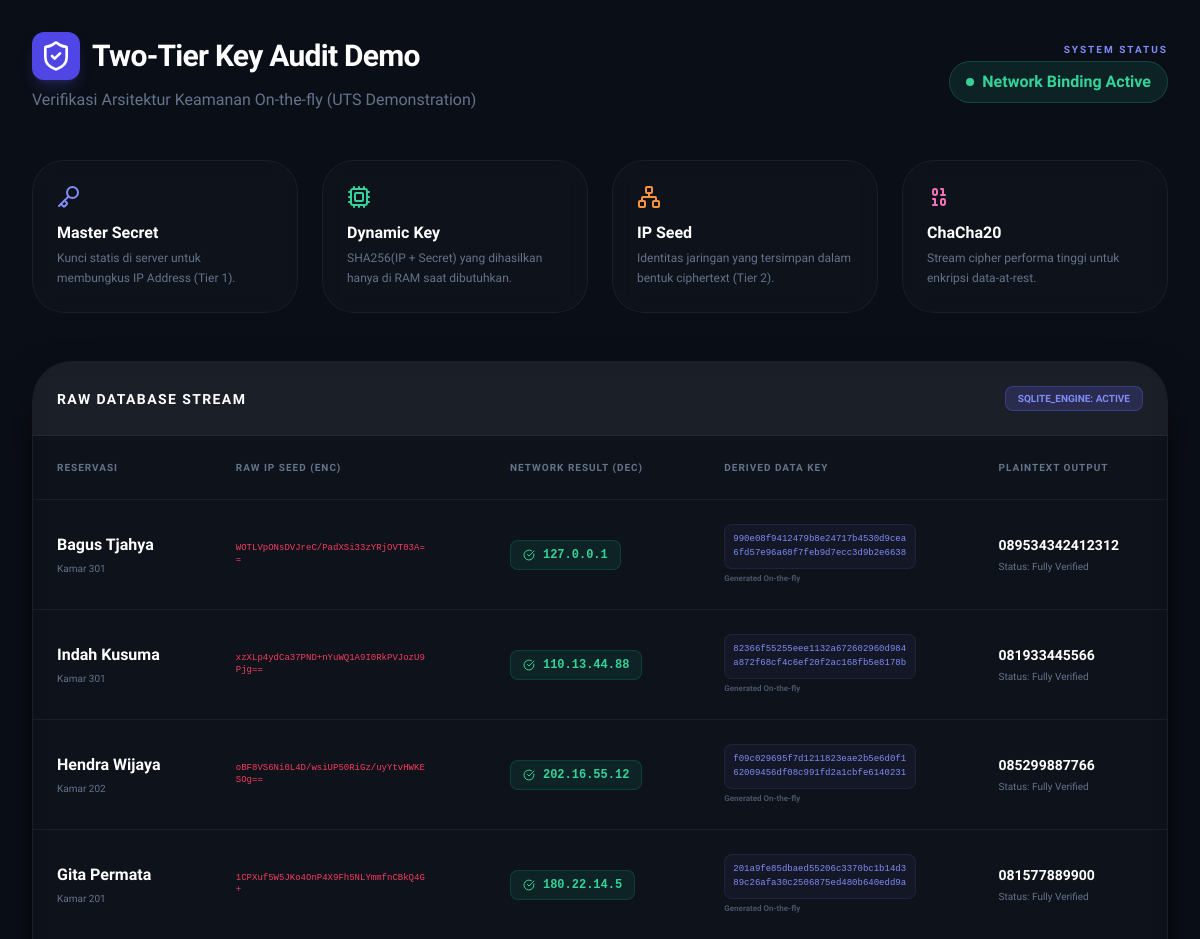
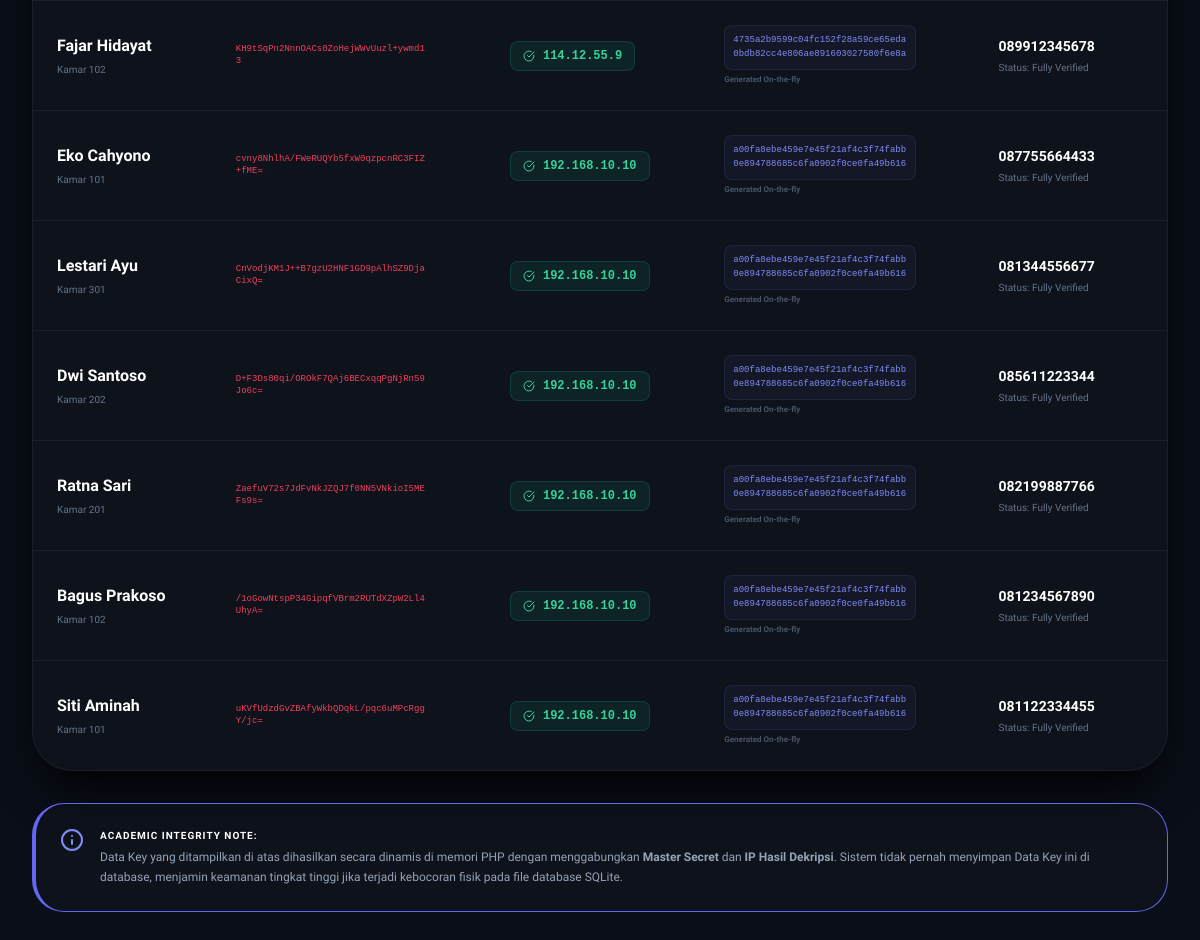
The page /audit_demo.php on the database its author committed (2 pictures, top to bottom).
### tables this page shows
CREATE TABLE reservations (
        id INTEGER PRIMARY KEY AUTOINCREMENT,
        customer_name TEXT,
        phone TEXT,
        email TEXT,
        address TEXT,
        check_in DATE,
        check_out DATE,
        notes TEXT, -- ATURAN 2: Sekarang Plaintext
        room_id INTEGER,
        status TEXT DEFAULT 'pending',
        encrypted_ip_seed TEXT, amount INTEGER DEFAULT 0, -- ATURAN 1 & 2: IP Terbungkus Master Key
        FOREIGN KEY(room_id) REFERENCES rooms(id)
    );

CREATE TABLE rooms (
        id INTEGER PRIMARY KEY AUTOINCREMENT,
        room_number TEXT UNIQUE,
        type TEXT,
        price INTEGER,
        status TEXT DEFAULT 'available'
    );

### helpers/security_helper.php (called while the page is built, shortened)
<?php
class SecurityHelper {
    private static function getMasterKey() {
        return hash('sha256', MASTER_SECRET, true);
    }
    public static function getDataKey($ip_address) {
        return hash('sha256', $ip_address . MASTER_SECRET, true);
    }
    public static function decryptData($ciphertext, $ip_address) {
        $key = self::getDataKey($ip_address);
        return self::coreDecrypt($ciphertext, $key);
    }
    public static function decryptIP($encrypted_ip) {
        $key = self::getMasterKey();
        return self::coreDecrypt($encrypted_ip, $key);
    }
    private static function coreDecrypt($base64_data, $key) {
        $decoded = base64_decode($base64_data);
        if (function_exists('sodium_crypto_stream_chacha20_xor')) {
            $nonce_len = 8;
            if (strlen($decoded) < $nonce_len) return "";
            $nonce = substr($decoded, 0, $nonce_len);
            $ciphertext = substr($decoded, $nonce_len);
            return (string)sodium_crypto_stream_chacha20_xor($ciphertext, $nonce, $key);
        } else {
            $nonce_len = 16;
            $nonce = substr($decoded, 0, $nonce_len);
            $ciphertext = substr($decoded, $nonce_len);
            return (string)openssl_decrypt($ciphertext, 'chacha20', $key, OPENSSL_RAW_DATA, $nonce);
        }
    }
}
?>

### audit_demo.php (the view, shortened to what this page needs)
<?php
require_once 'helpers/security_helper.php';
$db = new PDO("sqlite:" . DB_PATH);
$db->setAttribute(PDO::ATTR_ERRMODE, PDO::ERRMODE_EXCEPTION);
$query = "SELECT r.*, rm.room_number
          FROM reservations r
          JOIN rooms rm ON r.room_id = rm.id
          ORDER BY r.id DESC";
$data = $db->query($query)->fetchAll(PDO::FETCH_ASSOC);
?>
<!DOCTYPE html>
<html lang="en">
<head>
    <script src="https://cdn.tailwindcss.com"></script>
</head>
<body class="bg-[#0a0e17] text-slate-300 min-h-screen p-8">
    <div class="max-w-7xl mx-auto">
        <div class="flex justify-between items-center mb-12">
            <div>
                <h1 class="text-3xl font-black text-white tracking-tight flex items-center gap-3">
                    <span class="p-2 bg-indigo-600 rounded-xl shadow-lg shadow-indigo-500/20">
                        <i data-lucide="shield-check" class="w-8 h-8"></i>
                    </span>
                    Two-Tier Key Audit Demo
                </h1>
                <p class="text-slate-500 mt-2 font-medium">Verifikasi Arsitektur Keamanan On-the-fly (UTS Demonstration)</p>
            </div>
            <div class="text-right">
                <div class="text-[10px] font-bold text-indigo-400 uppercase tracking-[0.2em] mb-1">System Status</div>
                <div class="flex items-center gap-2 text-emerald-400 font-bold bg-emerald-400/10 px-4 py-2 rounded-full border border-emerald-400/20">
                    <span class="w-2 h-2 bg-emerald-400 rounded-full animate-pulse"></span>
                    Network Binding Active
                </div>
            </div>
        </div>
        <div class="grid grid-cols-1 md:grid-cols-4 gap-6 mb-12">
            <div class="glass p-6 rounded-[2rem]">
                <div class="text-indigo-400 mb-3"><i data-lucide="key" class="w-6 h-6"></i></div>
                <h3 class="text-white font-bold mb-1">Master Secret</h3>
                <p class="text-xs text-slate-500 leading-relaxed">Kunci statis di server untuk membungkus IP Address (Tier 1).</p>
            </div>
            <div class="glass p-6 rounded-[2rem]">
                <div class="text-emerald-400 mb-3"><i data-lucide="cpu" class="w-6 h-6"></i></div>
                <h3 class="text-white font-bold mb-1">Dynamic Key</h3>
                <p class="text-xs text-slate-500 leading-relaxed">SHA256(IP + Secret) yang dihasilkan hanya di RAM saat dibutuhkan.</p>
            </div>
            <div class="glass p-6 rounded-[2rem]">
                <div class="text-orange-400 mb-3"><i data-lucide="network" class="w-6 h-6"></i></div>
                <h3 class="text-white font-bold mb-1">IP Seed</h3>
                <p class="text-xs text-slate-500 leading-relaxed">Identitas jaringan yang tersimpan dalam bentuk ciphertext (Tier 2).</p>
            </div>
            <div class="glass p-6 rounded-[2rem]">
                <div class="text-pink-400 mb-3"><i data-lucide="binary" class="w-6 h-6"></i></div>
                <h3 class="text-white font-bold mb-1">ChaCha20</h3>
                <p class="text-xs text-slate-500 leading-relaxed">Stream cipher performa tinggi untuk enkripsi data-at-rest.</p>
            </div>
        </div>
        <div class="glass rounded-[2.5rem] overflow-hidden shadow-2xl shadow-black">
            <div class="p-6 bg-white/5 border-b border-white/5 flex items-center justify-between">
                <div class="text-sm font-bold text-white uppercase tracking-widest">Raw Database Stream</div>
                <div class="text-[10px] bg-indigo-500/20 text-indigo-400 px-3 py-1 rounded-lg border border-indigo-500/30 font-bold">SQLITE_ENGINE: ACTIVE</div>
            </div>
            <div class="overflow-x-auto">
                <table class="w-full text-left border-collapse">
                    <thead>
                        <tr class="text-[10px] font-black uppercase tracking-[0.1em] text-slate-500 border-b border-white/5">
                            <th class="p-6">Reservasi</th>
                            <th class="p-6">Raw IP Seed (Enc)</th>
                            <th class="p-6">Network Result (Dec)</th>
                            <th class="p-6">Derived Data Key</th>
                            <th class="p-6">Plaintext Output</th>
                        </tr>
                    </thead>
                    <tbody class="divide-y divide-white/5">
                        <?php foreach ($data as $row): ?>
                        <?php
                            $enc_ip = $row['encrypted_ip_seed'] ?? '';
                            $ip_asli = SecurityHelper::decryptIP($enc_ip);
                            $data_key = bin2hex(SecurityHelper::getDataKey($ip_asli));
                            $phone_dec = SecurityHelper::decryptData($row['phone'] ?? '', $ip_asli);
                        ?>
                        <tr class="group hover:bg-white/[0.02] transition-colors">
                            <td class="p-6">
                                <div class="text-white font-bold"><?= htmlspecialchars($row['customer_name'] ?? '') ?></div>
                                <div class="text-[10px] text-slate-500 mt-1">Kamar <?= $row['room_number'] ?></div>
                            </td>
                            <td class="p-6">
                                <div class="font-mono text-[9px] text-rose-500 break-all w-48 leading-tight">
                                    <?= $enc_ip ?>
                                </div>
                            </td>
                            <td class="p-6">
                                <div class="inline-flex items-center gap-2 bg-emerald-500/10 text-emerald-400 px-3 py-1.5 rounded-lg border border-emerald-500/20 font-mono text-xs font-bold">
                                    <i data-lucide="check-circle" class="w-3 h-3"></i>
                                    <?= $ip_asli ?: 'FAILED' ?>
                                </div>
                            </td>
                            <td class="p-6">
                                <div class="font-mono text-[9px] text-indigo-400 bg-indigo-400/5 p-2 rounded-lg border border-indigo-400/10 w-48 break-all">
                                    <?= $data_key ?>
                                </div>
                                <div class="text-[8px] text-slate-600 mt-1 font-bold">Generated On-the-fly</div>
                            </td>
                            <td class="p-6">
                                <div class="text-sm font-bold text-white">
                                    <?= htmlspecialchars($phone_dec) ?>
                                </div>
                                <div class="text-[10px] text-slate-500 mt-1">Status: Fully Verified</div>
                            </td>
                        </tr>
                        <?php endforeach; ?>
                    </tbody>
                </table>
            </div>
        </div>
        <div class="mt-8 p-6 glass rounded-[2rem] border-l-4 border-indigo-500 flex gap-4">
            <div class="text-indigo-400"><i data-lucide="info" class="w-6 h-6"></i></div>
            <div class="text-xs leading-relaxed text-slate-400">
                <strong class="text-white block mb-1 uppercase tracking-widest text-[10px]">Academic Integrity Note:</strong>
                Data Key yang ditampilkan di atas dihasilkan secara dinamis di memori PHP dengan menggabungkan <strong>Master Secret</strong> dan <strong>IP Hasil Dekripsi</strong>.
                Sistem tidak pernah menyimpan Data Key ini di database, menjamin keamanan tingkat tinggi jika terjadi kebocoran fisik pada file database SQLite.
            </div>
        </div>
    </div>
</body>
</html>

### audit_demo.php (style rules this page uses)
body { font-family: 'Plus Jakarta Sans', sans-serif; }
.font-mono { font-family: 'JetBrains Mono', monospace; }
.glass { background: rgba(255, 255, 255, 0.02); backdrop-filter: blur(10px); border: 1px solid rgba(255, 255, 255, 0.05); }

### rows shown on the page
reservations: customer_name "Bagus Tjahya", room.room_number "301", encrypted_ip_seed "WOTLVpONsDVJreC/PadXSi33zYRjOVT03A==", encrypted_ip_seed "127.0.0.1", encrypted_ip_seed "990e08f9412479b8e24717b4530d9cea6fd57e96a60f7feb9d7ecc3d9b2e6638", phone_dec "089534342412312"
reservations: customer_name "Indah Kusuma", room.room_number "301", encrypted_ip_seed "xzXLp4ydCa37PND+nYuWQ1A9I0RkPVJozU9Pjg==", encrypted_ip_seed "110.13.44.88", encrypted_ip_seed "82366f55255eee1132a672602960d984a872f68cf4c6ef20f2ac168fb5e8178b", phone_dec "081933445566"
reservations: customer_name "Hendra Wijaya", room.room_number "202", encrypted_ip_seed "oBF8VS6Ni0L4D/wsiUP50RiGz/uyYtvHWKESOg==", encrypted_ip_seed "202.16.55.12", encrypted_ip_seed "f09c029695f7d1211823eae2b5e6d0f162009456df08c991fd2a1cbfe6140231", phone_dec "085299887766"
reservations: customer_name "Gita Permata", room.room_number "201", encrypted_ip_seed "1CPXuf5W5JKo4OnP4X9Fh5NLYmmfnCBkQ4G+", encrypted_ip_seed "180.22.14.5", encrypted_ip_seed "201a9fe85dbaed55206c3370bc1b14d389c26afa30c2506875ed480b640edd9a", phone_dec "081577889900"
reservations: customer_name "Fajar Hidayat", room.room_number "102", encrypted_ip_seed "KH9tSqPn2NnnOACs0ZoHejWWvUuzl+ywmd13", encrypted_ip_seed "114.12.55.9", encrypted_ip_seed "4735a2b9599c04fc152f28a59ce65eda0bdb82cc4e806ae891603027580f6e8a", phone_dec "089912345678"
reservations: customer_name "Eko Cahyono", room.room_number "101", encrypted_ip_seed "cvny8NhlhA/FWeRUQYb5fxW0qzpcnRC3FIZ+fME=", encrypted_ip_seed "192.168.10.10", encrypted_ip_seed "a00fa8ebe459e7e45f21af4c3f74fabb0e894788685c6fa0902f0ce0fa49b616", phone_dec "087755664433"
reservations: customer_name "Lestari Ayu", room.room_number "301", encrypted_ip_seed "CnVodjKM1J++B7gzU2HNF1GD9pAlhSZ9DjaCixQ=", encrypted_ip_seed "192.168.10.10", encrypted_ip_seed "a00fa8ebe459e7e45f21af4c3f74fabb0e894788685c6fa0902f0ce0fa49b616", phone_dec "081344556677"
reservations: customer_name "Dwi Santoso", room.room_number "202", encrypted_ip_seed "D+F3Ds80qi/OROkF7QAj6BECxqqPgNjRn59Jo6c=", encrypted_ip_seed "192.168.10.10", encrypted_ip_seed "a00fa8ebe459e7e45f21af4c3f74fabb0e894788685c6fa0902f0ce0fa49b616", phone_dec "085611223344"
reservations: customer_name "Ratna Sari", room.room_number "201", encrypted_ip_seed "ZaefuV72s7JdFvNkJZQJ7f0NN5VNkioI5MEFs9s=", encrypted_ip_seed "192.168.10.10", encrypted_ip_seed "a00fa8ebe459e7e45f21af4c3f74fabb0e894788685c6fa0902f0ce0fa49b616", phone_dec "082199887766"
reservations: customer_name "Bagus Prakoso", room.room_number "102", encrypted_ip_seed "/1oGowNtspP34GipqfVBrm2RUTdXZpW2Ll4UhyA=", encrypted_ip_seed "192.168.10.10", encrypted_ip_seed "a00fa8ebe459e7e45f21af4c3f74fabb0e894788685c6fa0902f0ce0fa49b616", phone_dec "081234567890"
reservations: customer_name "Siti Aminah", room.room_number "101", encrypted_ip_seed "uKVfUdzdGvZBAfyWkbQDqkL/pqc6uMPcRggY/jc=", encrypted_ip_seed "192.168.10.10", encrypted_ip_seed "a00fa8ebe459e7e45f21af4c3f74fabb0e894788685c6fa0902f0ce0fa49b616", phone_dec "081122334455"
